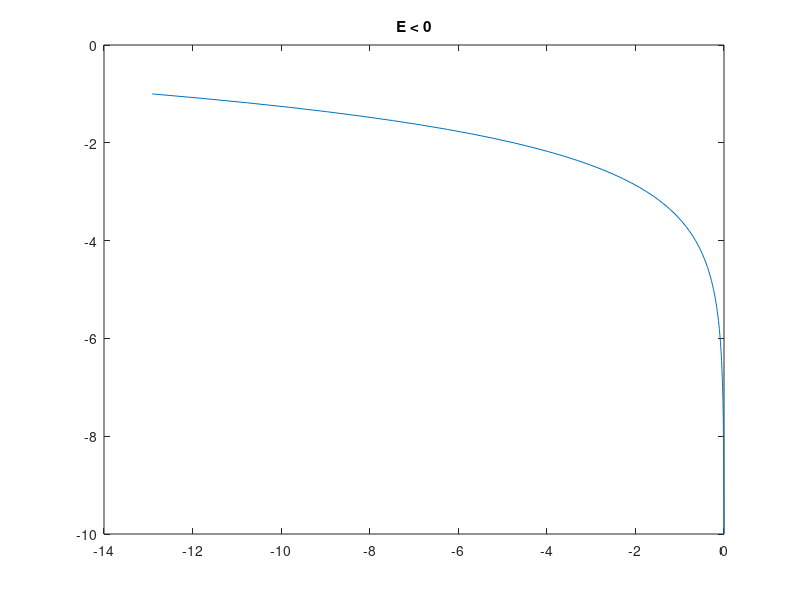

Here is the MATLAB script that generated this plot: (Note: this script raises an error after producing the figure.)
%psi > 0
f1 = @(psi) -sqrt(2*pi) * exp(-14 * psi);


%psi < 0
f2 = @(psi) -sqrt(2*pi) * 14 * exp(psi);


ps1 = linspace(0, 1);
ps2 = linspace(-10, -1);

phi1 = f1(ps1);
phi2 = f2(ps2);
plot(phi2, ps2)
title("E < 0")
xlabel('$e$', Interpreter = 'latex', FontSize = 16);
ylabel('$\psi$', Interpreter = 'latex', FontSize = 16);